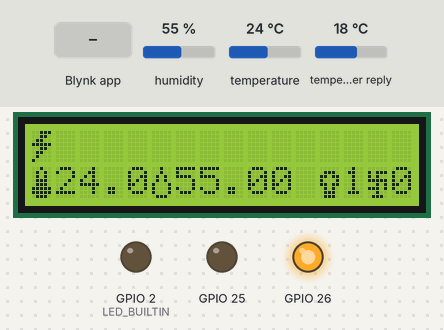
The sketch below on a simulated ESP32. On the bench: 16×2 character LCD, output pins drawn as LEDs (lit = HIGH). The test bench sets the inputs (shaded band); at power-on: temperature 24 °C, humidity 55 %, temperature in the weather reply 18 °C. WiFi joins after 1.5 s; servers stay silent unless stated; web services answer with replies made up by the test bench; what the sketch prints to the serial monitor is not drawn.

Above: at 2.3 s.
2.4 s: Blynk app writes 1 to V29
At 4.1 s:
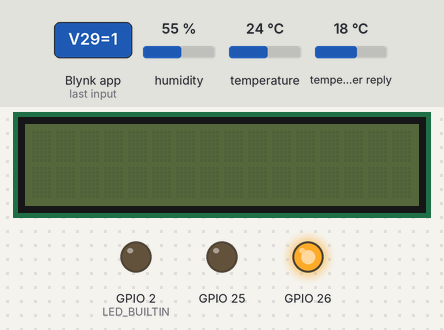
9.4 s: Blynk app writes 0 to V29
At 22.5 s:
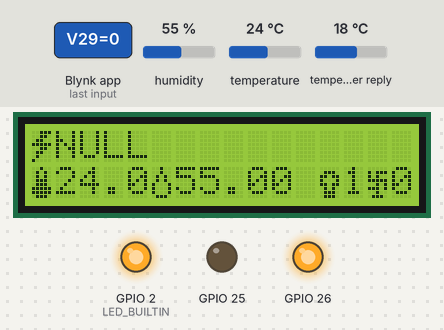
23.3 s: temperature set to 29 °C
At 26.3 s:
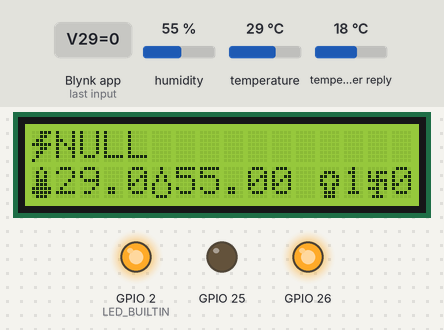
26.6 s: temperature set to 32 °C
At 28.5 s:
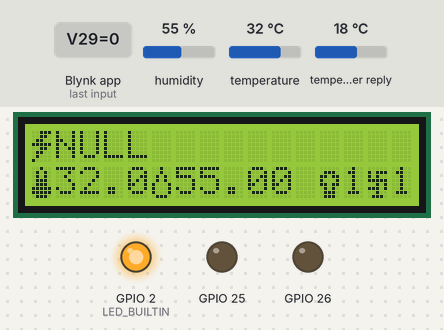
28.8 s: Blynk app writes 1 to V29
At 29.4 s:
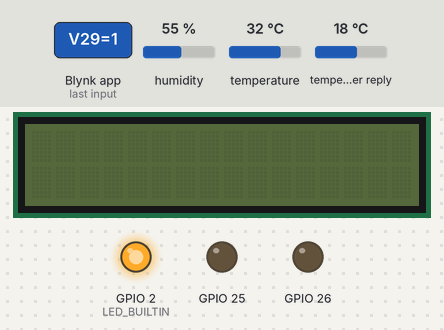
30.3 s: Blynk app writes 1 to V25
At 31.2 s:
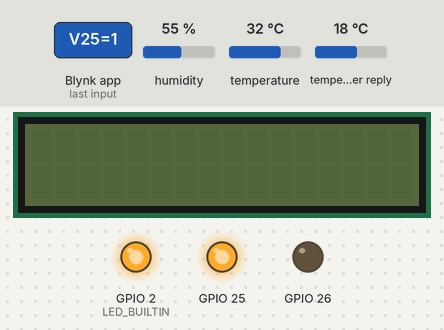
Timing chart, 0 to 32.9 s (numbered marks = the images above; inputs shaded):
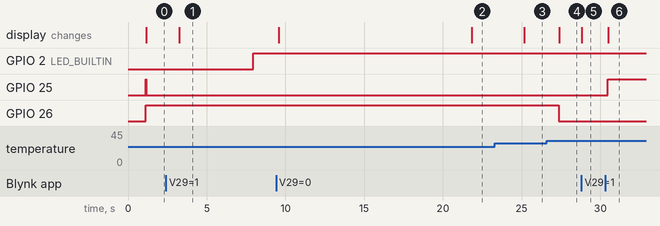

Measured:
- the behaviour switches between 30 and 31 °C on temperature (found by bisection; images 3 and 4)
- after the input at 2.4 s, the display: changes after 0.84 s (image 1)
- after the input at 9.4 s, the display: first changes after 0.17 s (image 2 shows a later state)
- after the input at 23.3 s, the display: changes after 1.9 s (image 3)
- after the input at 26.6 s, GPIO 26: HIGH → LOW after 0.76 s; the display: changes after 0.78 s (image 4)
- after the input at 28.8 s, the display: changes at once (image 5)
- after the input at 30.3 s, GPIO 25: LOW → HIGH after 0.17 s

The sketch:

SmartFarmingProject.ino
```cpp
#include <WiFi.h>             //Wifi library
#include <WiFiClient.h>

#include <HTTPClient.h>  //Weather library


#include <BlynkSimpleEsp32.h> //Blynk library
#include <esp_task_wdt.h>

#define BLYNK_PRINT Serial
#include <SimpleTimer.h>

#include <DHT.h>   //Temperature Sensor library

#include <Wire.h>                //Basic library
#include <LiquidCrystal_I2C.h>   //Display library
#include <TridentTD_LineNotify.h> //Line library

#define BLYNK_PRINT Serial

//Line's Token
#define LINE_TOKEN  "vSNNsVIJEW5BCEa2oXXpnhiqVTVBHTWPZdgRYdZYNsc"
#define SERVER_PORT 80  //Define Port 80

// Set the LCD address to 0x27 for a 16 chars and 2 line display
LiquidCrystal_I2C lcd(0x27, 16, 2);

#define DHTPIN 17   // Digital pin connected to the DHT sensor
#define DHTTYPE DHT11     // DHT 11


//Blynk's Token
char auth[] = "Xj1RLUItuq4rSrJx9DJMq2ufX0qmgM-E";

//Weather Server
WiFiServer server(SERVER_PORT);     //Open TCP Port 80
WiFiClient client;

char ssid[] = "Janraluek2_2.4G"; // Your WiFi credentials.
char pass[] = "023611662"; // Set password to "" for open networks.

//Weather part
const char* server_ip = "api.openweathermap.org";  //The name of the weather server.
String city = "Phra%20Khanong"; // Bangkok
String str_get1  = "GET /data/2.5/weather?q="; // Command GET HTTP
String str_get2  = "&mode=xml&appid=c0170e7360d1d8e20dea89c1f6cadf1b HTTP/1.1\r\n";
String str_host = "Host: api.openweathermap.org\r\n\r\n";
//For check api.openweathermap.org/data/2.5/weather?q=Phra%20Khanong&mode=xml&appid=c0170e7360d1d8e20dea89c1f6cadf1b

//UV index part
//http://api.openweathermap.org/data/2.5/uvi?lat=13.695495&lon=100.635601&mode=xml&appid=c0170e7360d1d8e20dea89c1f6cadf1b
const String endpoint = "http://api.openweathermap.org/data/2.5/uvi?lat=13.695495&lon=100.635601&appid=";
const String key = "c0170e7360d1d8e20dea89c1f6cadf1b";


unsigned long previousMillis = 0;       //กำหนดตัวแปรเก็บค่า เวลาสุดท้ายที่ทำงาน
const long interval = 20000;            //กำหนดค่าตัวแปร ให้ทำงานทุกๆ 20 วินาที

String name_data;
String weather_data;
float FAN;
int CLight=0;
int CFan=0;
int FanOn=0;
int LightOn=0;
int CDisplay=0;
int UV_data;
String payload;

WidgetLED ledL(V27);
WidgetLED ledF(V28);
WidgetLCD lcd2(V30);

DHT dht(DHTPIN, DHTTYPE);
SimpleTimer timer;


//Sync all controll on blynk app.
BLYNK_CONNECTED(){
    Blynk.syncAll();
 }
//Functions of blynk
BLYNK_WRITE(V25){
    int value = param.asInt();
    if(value==1){
      CLight=1;
      }else{ CLight=0; }
 }
BLYNK_WRITE(V26){
    int valueF = param.asInt();
    if(valueF==1){
      CFan=1;
      }else{ CFan=0; }
 }
BLYNK_WRITE(V29){
  int valueD = param.asInt();
        if(valueD==1){
         LCD_OFF();
         CDisplay=1;
        }else{
         LCD_ON();
         CDisplay=0;
        }
      }

//FreeRTOS Area
void Blynk_Task(void *p){
     while(1){

        Blynk.run(); // Initiates Blynk
        delay(300);
      }
}

void Task4(void *p) {
  pinMode(LED_BUILTIN, OUTPUT);
  while(1) {
    if(!Blynk.connected()){
      Blynk.begin(auth, ssid, pass);
      digitalWrite(LED_BUILTIN, LOW);
      Blynk.connected();
      }else {
      digitalWrite(LED_BUILTIN, HIGH);
    }
  vTaskDelay(5000 / portTICK_PERIOD_MS);
 } //while
    //เช็คว่าติดต่อ wifi ได้หรือไม่ ถ้าไม่ได้ ให้ reconnect ใหม่
//    if(WiFi.status() != WL_CONNECTED) {
//      digitalWrite(LED_BUILTIN, HIGH);
//      Serial.println("WiFi Disconnected.");
//      WiFi.begin((char*)ssid, (char*)pass);
//    } else {
//      digitalWrite(LED_BUILTIN, HIGH);
//    }
//  vTaskDelay(5000 / portTICK_PERIOD_MS);
// } //while
}

//Send value of Tem to Blynk app
void sendSensor(){
   float hB = dht.readHumidity();
   float tB = dht.readTemperature(); // or dht.readTemperature(true) for Fahrenheit
        if (isnan(hB) || isnan(tB)) {
         Serial.println("Failed to read from DHT sensor!");
          return;
          }
          Blynk.virtualWrite(V5, hB);
          Blynk.virtualWrite(V6, tB);
}

void checkLight(){
  int numw1 = weather_data.indexOf("rain");
  int numw2 = weather_data.indexOf("cloud");
  if (CLight==0){
    if((numw1!=-1||numw2!=-1)|UV_data<=8){
          digitalWrite(25,LOW);
          ledL.on();
          LightOn=1;
     }else{
            digitalWrite(25,HIGH);
            ledL.off();
            LightOn=0;
       }
  }else{
        digitalWrite(25,HIGH);
        ledL.off();
        LightOn=0;
   }
 }

void checkFan(){
  if(CFan==0){
    if( FAN >= 31){
          digitalWrite(26,LOW);
           ledF.on();
           FanOn=14;
          }else{
            digitalWrite(26,HIGH);
            ledF.off();
            FanOn=0;
            }
    }else{
            digitalWrite(26,HIGH);
            ledF.off();
            FanOn=0;
            }
}
//Request the weather function
void Client_Request()
{
    Serial.println("Connect TCP Server");
    int cnt=0;
    while (!client.connect(server_ip,SERVER_PORT))  //เชื่อมต่อกับ Server และรอจนกว่าเชื่อมต่อสำเร็จ
    {
          Serial.print(".");
          delay(100);
          cnt++;
          if(cnt>50)                 //ถ้าหากใช้เวลาเชื่อมต่อเกิน 5 วินาที ให้ออกจาก ฟังก์ชั่น
          return;
    }
    Serial.println("Success");
    HTTPClient http;
    http.begin(endpoint + key); //Specify the URL
    int httpCode = http.GET();  //Make the request
    payload = http.getString();
    client.print(str_get1+city+str_get2+str_host);       //ส่งคำสั่ง HTTP GET ไปยัง Server
    Serial.print(str_get1+city+str_get2+str_host);
}

//Cut_string and value back function (Weather)
String cut_string(String input,String header,String get_string)
{
    if (input.indexOf(header) != -1)    //ตรวจสอบว่าใน input มีข้อความเหมือนใน header หรือไม่
    {
        int num_get = input.indexOf(get_string);  //หาตำแหน่งของข้อความ get_string ใน input
        if (num_get != -1)      //ตรวจสอบว่าตำแหน่งที่ได้ไม่ใช่ -1 (ไม่มีข้อความ get_string ใน input)
        {
            int num_header = input.indexOf(header);
            int num_value = input.indexOf(get_string,num_header);

            int start_val = input.indexOf("\"",num_value)+1;  // หาตำแหน่งแรกของ “
            int stop_val = input.indexOf("\"",start_val);   // หาตำแหน่งสุดท้ายของ “
            return(input.substring(start_val,stop_val));    //ตัดเอาข้อความระหว่า “แรก และ ”สุดท้าย
        }
        else
        {
          return("NULL");   //Return ข้อความ NULL เมื่อไม่ตรงเงื่อนไข
        }
    }

    return("NULL"); //Return ข้อความ NULL เมื่อไม่ตรงเงื่อนไข
}
byte tempIcon[8] = // ไอคอนปรอทอุณหภูมิ
  {
    0b00100,
    0b01010,
    0b01010,
    0b01110,
    0b01110,
    0b11111,
    0b11111,
    0b01110
  } ;
  byte humiIcon[8] = // ไอคอนหยดน้ำ
  {
    0b00100,
    0b00100,
    0b01010,
    0b01010,
    0b10001,
    0b10001,
    0b10001,
    0b01110
  } ;
  byte thunIcon[] = { // ไอคอนสายฟ้า
  B00111,
  B00110,
  B01100,
  B11111,
  B00110,
  B01100,
  B01000,
  B10000
};
byte lightIcon[] = { //ไอคอนไฟ
  B00000,
  B01110,
  B11011,
  B10001,
  B11011,
  B01010,
  B01110,
  B01110
};
byte fanIcon[] = { // ไอคอนพัดลม
  B00000,
  B10111,
  B10100,
  B11111,
  B00101,
  B11101,
  B00100,
  B01110
};
byte uvIcon[] = { //ไอคอนUV
  B10100,
  B10100,
  B10100,
  B11100,
  B00101,
  B00101,
  B00101,
  B00010
};


void LCD_ON() {
  lcd.display(); // เปิดการแสดงตัวอักษร
  lcd.backlight(); // เปิดไฟแบล็กไลค์
}

void LCD_OFF() {
  lcd.noDisplay(); // ปิดการแสดงตัวอักษร
  lcd.noBacklight(); // ปิดไฟแบล็กไลค์
}

unsigned long previousMillis2 = 0;       //กำหนดตัวแปรเก็บค่า เวลาสุดท้ายที่ทำงาน
const long interval2 = 300000;


void AutoReset(){
  unsigned long currentMillis2 = millis();           //อ่านค่าเวลาที่ ESP เริ่มทำงานจนถึงเวลาปัจจุบัน
  if(currentMillis2 - previousMillis2 >= interval2)         /*ถ้าหากเวลาปัจจุบันลบกับเวลาก่อหน้านี้ มีค่า
                            มากกว่าค่า interval ให้คำสั่งภายใน if ทำงาน*/
  {
    previousMillis2 = currentMillis2;              /*ให้เวลาปัจจุบัน เท่ากับ เวลาก่อนหน้าเพื่อใช้
                         คำนวณเงื่อนไขในรอบถัดไป*/
    ESP.restart();
  }
 }
 void CheckConnection(){
    if(!Blynk.connected()){
      Blynk.begin(auth, ssid, pass);
      }
}


void setup()
{
  dht.begin();
  lcd.begin();
  lcd.createChar(1,tempIcon) ; lcd.createChar(2,humiIcon) ;lcd.createChar(3,thunIcon);
  lcd.createChar(4,lightIcon);lcd.createChar(5,fanIcon); lcd.createChar(6,uvIcon);
  Serial.begin(115200);
  lcd.clear();
  lcd.setCursor(0, 0);lcd.write(3);
  lcd.setCursor(0, 1);lcd.write(1); lcd.setCursor(5, 1); lcd.write(2) ;
  lcd.setCursor(12, 1); lcd.write(4);lcd.setCursor(14, 1); lcd.write(5) ;
  delay(1000);
  pinMode(25,OUTPUT);
  pinMode(26,OUTPUT);
  digitalWrite(25,1);
  digitalWrite(26,1);
  xTaskCreate(&Blynk_Task, "Blynk_Task", 2048, NULL, 10, NULL);
  xTaskCreate(&Task4, "Task4", 3000, NULL, 9, NULL);

//  LINE.setToken(LINE_TOKEN);
//  LINE.notify("เครื่องเปิด");
  timer.setInterval(2000L, sendSensor);//1เสี้ยววินาทิ
}

void loop()
{
   float h = dht.readHumidity();
   float t = dht.readTemperature();
   FAN = t;
  checkLight();
  checkFan();
  timer.run();
  AutoReset();
                //ตรวจเช็คว่ามีการส่งค่ากลับมาจาก Server หรือไม่
    while(client.available()){
          String line = client.readStringUntil('\n');       //อ่านค่าที่ Server ตอบหลับมาทีละบรรทัด
          name_data = cut_string(line,"city","name"); //ตัด string ข้อมูลส่วนชื่อจังหวัด
         // Serial.println(name_data);
          weather_data = cut_string(line,"weather","value");    //ตัด string ข้อมูลส่วน อุณหภูม
          //Serial.println(weather_data);
          String UV = cut_string(payload,"lon","value");
          UV = UV.substring(1,6);
          UV_data = UV.toInt();

    }
  unsigned long currentMillis = millis();           //อ่านค่าเวลาที่ ESP เริ่มทำงานจนถึงเวลาปัจจุบัน
  if(currentMillis - previousMillis >= interval)         /*ถ้าหากเวลาปัจจุบันลบกับเวลาก่อหน้านี้ มีค่า
                            มากกว่าค่า interval ให้คำสั่งภายใน if ทำงาน*/
  {
    previousMillis = currentMillis;              /*ให้เวลาปัจจุบัน เท่ากับ เวลาก่อนหน้าเพื่อใช้
                         คำนวณเงื่อนไขในรอบถัดไป*/
    Client_Request();
    CheckConnection();
  }

      lcd.setCursor(1, 0);lcd.print(weather_data);
      lcd.setCursor(1, 1);lcd.print(t,1);lcd.setCursor(6, 1);lcd.print(h,1);
      lcd.setCursor(13, 1);lcd.print(LightOn); lcd.setCursor(15, 1);lcd.print(FanOn);lcd.setCursor(10, 1);lcd.print(UV_data);
      delay(200);
      lcd2.print(1,0,weather_data);lcd2.print(17,0,UV_data);

}

//This code was written by Jirayu Janraluek
```
